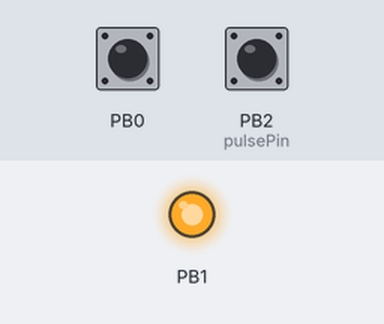
The sketch below on a simulated ATtiny85, built with avr-gcc and run on an emulated ATtiny85. Shown: output pins drawn as LEDs (lit = HIGH). The inputs (shaded band) are chosen by the test bench; at power-on: PB2 (pulsePin) LOW, PB0 HIGH.

Above: at 5.2 s.
5.3 s: PB2 (pulsePin) pulled HIGH for 0.15 s
At 6.1 s:
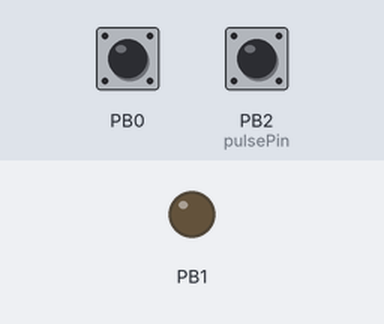
Timing chart, 0 to 8.3 s (numbered marks = the images above; inputs shaded):
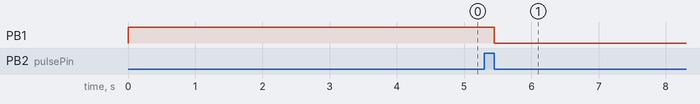

The sketch:

attinycode.ino
```cpp
/*
   Compiled with MicroCore: 562 bytes.
   Compiled for Attiny85: 964 bytes.
*/

#include <EEPROM.h>


//#define ATTINY13

//#define doSamples

#define buttonPin PB0       // Connected to switch
#define selectPin PB1     // TS5V330 pin 1
#define pulsePin PB2       // VSync
#define switchTime 250000
#define saveTime 2000000
#define bootWait 4000

unsigned long buttonPressedTime;
//int bootWait = 4000000;
//unsigned long pulseThreshold = 220;
int pulseThreshold = 15000;


byte state;
byte lastState;


unsigned long pulse = 0;

void setup() {
  PORTB |= bit(buttonPin); // Input pullup.
  DDRB |= bit(selectPin);
  state = EEPROM.read(0);
  bitWrite(PORTB, selectPin, state);
  _delay_ms(bootWait); // Wait for computer to stabilize, 3s seems ok.
  lastState = state;
}


void loop() {

  /*
     Detection..
  */
  pulse = 0;
  while ( ! pulse)
    pulse = pulseIn(pulsePin, HIGH, 1000000L);
  state = pulse < pulseThreshold;

  if ( state != lastState )
    bitWrite(PORTB, selectPin, state);
  lastState = state;

  /*
       Button, save and switch.
  */

  if ( !bitRead(PINB, buttonPin) ) {
    buttonPressedTime = micros();
    while ( ! bitRead(PINB, buttonPin)); // Ugly debounce
    if ( micros() > saveTime  + buttonPressedTime ) {
      EEPROM.write(0, state);
    } else if ( micros() > buttonPressedTime + switchTime ) {
      PORTB ^= bit(selectPin);
      _delay_ms(1000); // Wait for computer to reboot and get its shit togheter.
    }
  }
}

unsigned long getPulse() {
  /* Works with atmega... */

  pulse = bitRead(PINB, pulsePin);
  while ( bitRead(PINB, pulsePin) == pulse);
  unsigned long pstart = micros();
  while ( bitRead(PINB, pulsePin) != pulse);
  return ( micros() - pstart);

}
```

Measured:
- after the input at 5.3 s, PB1: HIGH → LOW after 0.15 s
